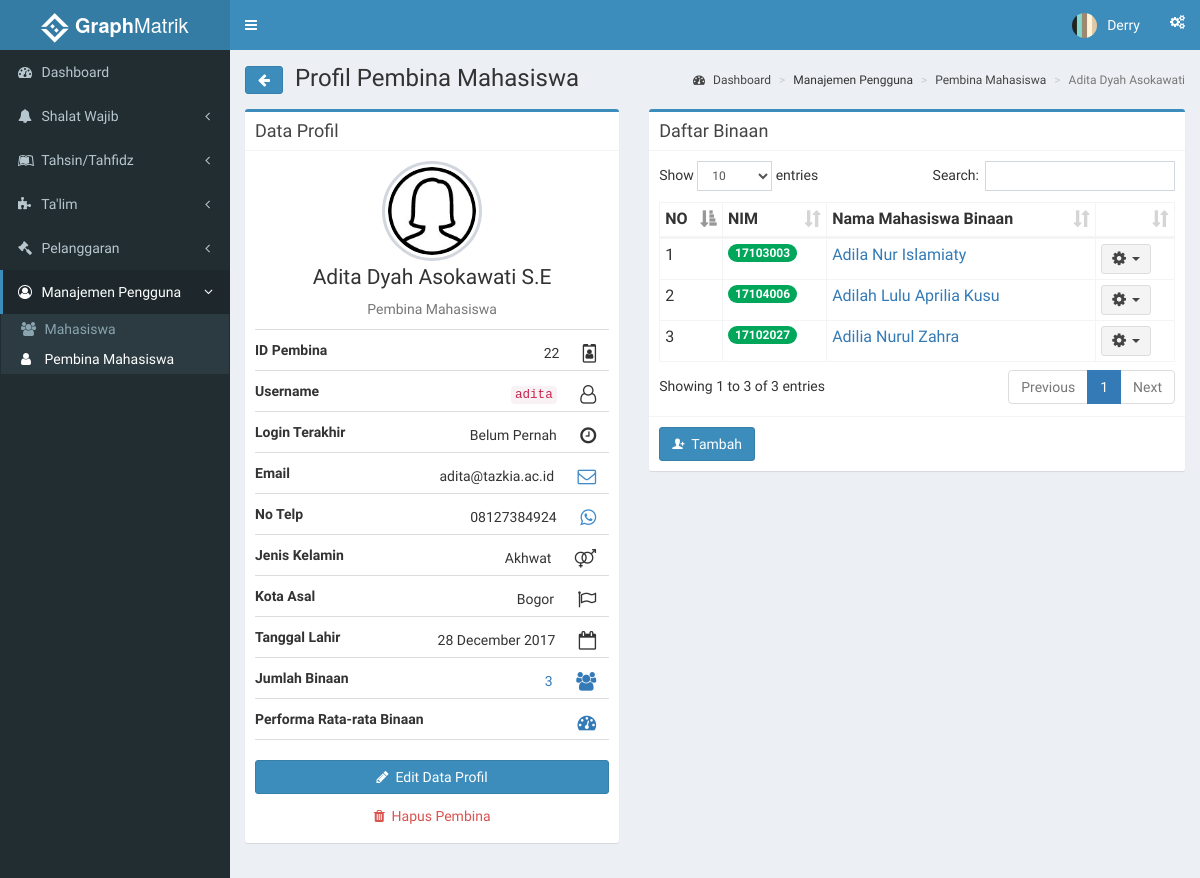
The page /index.php?page=pembinadetails&id=26 (signed in) on the database its author committed.
### tables this page shows
CREATE TABLE `pembina` (
  `id_pembina` int(11) NOT NULL,
  `nama` varchar(35) NOT NULL,
  `j_kelamin` varchar(15) DEFAULT NULL,
  `tgl_lahir` date NOT NULL,
  `gelar` varchar(10) DEFAULT NULL,
  `asalkota` varchar(20) DEFAULT NULL,
  `email` varchar(35) NOT NULL,
  `telp` varchar(13) NOT NULL,
  `avatar` varchar(100) DEFAULT NULL,
  `id_user` int(11) NOT NULL
);

CREATE TABLE `users` (
  `id_user` int(11) NOT NULL,
  `username` varchar(30) NOT NULL,
  `password` varchar(50) NOT NULL,
  `password_default` int(1) NOT NULL,
  `level` int(11) NOT NULL,
  `last_login` datetime NOT NULL
);

CREATE TABLE `m_binaan` (
  `id_mhsbinaan` int(11) NOT NULL,
  `id_pembina` int(11) NOT NULL,
  `id_mahasiswa` int(11) NOT NULL
);

CREATE TABLE `mahasiswa` (
  `id_mahasiswa` int(11) NOT NULL,
  `nim` int(11) NOT NULL,
  `nama` varchar(35) NOT NULL,
  `angkatan` int(11) DEFAULT NULL,
  `j_kelamin` varchar(15) DEFAULT NULL,
  `asalkota` varchar(20) DEFAULT NULL,
  `email` varchar(35) DEFAULT NULL,
  `telp` varchar(13) DEFAULT NULL,
  `avatar` varchar(100) DEFAULT NULL,
  `tgl_lahir` date DEFAULT NULL,
  `id_user` int(11) DEFAULT NULL
);

### functions.php (called while the page is built, shortened)
<?php
	function MhsByPembinaDetail($idPembina){
		$ambildata = mysql_query("SELECT mb.id_mahasiswa, m.nim , m.nama AS 'nama_mahasiswa', m.id_user AS 'uid_mahasiswa', p.id_user AS 'uid_pembina' FROM m_binaan mb LEFT JOIN mahasiswa m ON mb.id_mahasiswa = m.id_mahasiswa LEFT JOIN pembina p ON mb.id_pembina = p.id_pembina WHERE mb.id_pembina = $idPembina ORDER BY m.nama");
		if (mysql_num_rows($ambildata) > 0) {
			while ($ad = mysql_fetch_assoc($ambildata))
				$data[] = $ad;
				return $data;
		} else{
			echo "<strong>Belum ada Mahasiswa Binaan</strong>";
		}
	}
	function pembinaDetails($idUser){
		$ambildata = mysql_query("SELECT p.*, u.*, COUNT(mb.id_mahasiswa) AS 'jml_binaan' FROM pembina p LEFT JOIN users u ON p.id_user = u.id_user LEFT JOIN m_binaan mb ON p.id_pembina = mb.id_pembina WHERE u.id_user = $idUser GROUP BY p.nama");
			$ad = mysql_fetch_assoc($ambildata);
				$data[] = $ad;
				return $data;
	}
 ?>

### role/adminmatrik/detailpembina.php (the view, shortened to what this page needs)
<?php
  include 'functions.php';
    $id = $_GET['id'];
      $dataPembina = pembinaDetails($id);
      foreach($dataPembina as $row){
        $idPembina = $row['id_pembina'];
 ?>
    <section class="content-header">
      <h1>
        <a class="btn btn-primary" href="index.php?page=pembina"><i class="fa fa-arrow-left"></i></a>&nbsp;
        Profil Pembina Mahasiswa
      </h1>
      <ol class="breadcrumb">
        <li><a href="/simon"><i class="fa fa-dashboard"></i> Dashboard</a></li>
        <li>Manajemen Pengguna</li>
        <li><a href="index.php?page=pembina">Pembina Mahasiswa</a></li>
        <li class="active"><?php echo $row['nama'] ?></li>
      </ol>
    </section>
    <section class="content">
          <div class="row">
	        <div class="col-md-5">
	          <div class="box box-primary">
	            <div class="box-header with-border">
	              <h3 class="box-title">Data Profil</h3>
	            </div>
	            <div class="box-body box-profile">
	              <a href="#ModalUploadAva" data-toggle='modal' title="Klik untuk mengubah foto profil"><img class="profile-user-img img-responsive img-circle" src=
	              <?php
			        if ($row['avatar'] == NULL) {
			          if ($row['j_kelamin'] == 'Akhwat' || $row['j_kelamin'] == 'Perempuan'){
			            echo 'assets/img/user/default-female.jpg';
			          } else
			          if ($row['j_kelamin'] == 'Ikhwan' || $row['j_kelamin'] == 'Laki-laki'){
			            echo 'assets/img/user/default-male.png';
			          }
			        } else{
			          echo $row['avatar'];
			        }
	              ?> alt="User profile picture"></a>
	              <h3 class="profile-username text-center"><?php echo $row['nama'].' '.$row['gelar']; ?></h3>
	              <p class="text-muted text-center">Pembina Mahasiswa</p>
	              <ul class="list-group list-group-unbordered">
	                <li class="list-group-item">
	                  <b>ID Pembina</b> <div class="pull-right"><?php echo $row['id_pembina']; ?>&nbsp;&nbsp;&nbsp;<span class="btn btn-secondary" href=""><i class="fa fa-id-badge fa-lg"></i></span></div>
	                </li>
	                <li class="list-group-item">
	                  <b>Username</b> <div class="pull-right"><code><?php echo $row['username']; ?></code>&nbsp;&nbsp;&nbsp;<span class="btn btn-secondary" href=""><i class="fa fa-user-o fa-lg"></i></span></div>
	                </li>
	                <li class="list-group-item">
	                  <b>Login Terakhir</b> <div class="pull-right"><?php if ($row['last_login'] == '0000-00-00 00:00:00'){ echo 'Belum Pernah';}else{ echo date("d-m-Y H:i", strtotime($row['last_login']));} ?>&nbsp;&nbsp;&nbsp;<span class="btn btn-secondary" href=""><i class="fa fa-clock-o fa-lg"></i></span></div>
	                </li>
	                <li class="list-group-item">
	                  <b>Email</b> <div class="pull-right"><?php echo $row['email']; ?>&nbsp;&nbsp;&nbsp;<a class="btn btn-primary btn-outline" href=""><i class="fa fa-envelope-o fa-lg"></i></a></div>
	                </li>
	                <li class="list-group-item">
	                  <b>No Telp</b> <div class="pull-right"><?php echo $row['telp']; ?>&nbsp;&nbsp;&nbsp;<a class="btn btn-primary btn-outline" href=""><i class="fa fa-whatsapp fa-lg"></i></a></div>
	                </li>
	                <li class="list-group-item">
	                  <b>Jenis Kelamin</b> <div class="pull-right"><?php echo $row['j_kelamin']; ?>&nbsp;&nbsp;&nbsp;<span class="btn btn-secondary" href=""><i class="fa fa-venus-mars fa-lg"></i></span></div>
	                </li>
	                <li class="list-group-item">
	                  <b>Kota Asal</b> <div class="pull-right"><?php echo $row['asalkota']; ?>&nbsp;&nbsp;&nbsp;<span class="btn btn-secondary" href=""><i class="fa fa-flag-o fa-lg"></i></span></div>
	                </li>
	                <li class="list-group-item">
	                  <b>Tanggal Lahir</b> <div class="pull-right"><?php echo date('d F Y', strtotime($row['tgl_lahir'])); ?>&nbsp;&nbsp;&nbsp;<span class="btn btn-secondary" href=""><i class="fa fa-calendar-o fa-lg"></i></span></div>
	                </li>
	                <li class="list-group-item">
	                  <b>Jumlah Binaan</b> <div class="pull-right"><a href="index.php?page=bypembinadetail&idPembina=<?php echo $row['id_pembina']; ?>"><?php echo $row['jml_binaan']; ?></a>&nbsp;&nbsp;&nbsp;<a class="btn btn-secondary" href=""><i class="fa fa-users fa-lg"></i></a></div>
	                </li>
	                <li class="list-group-item">
	                  <b>Performa Rata-rata Binaan</b> <div class="pull-right">&nbsp;&nbsp;&nbsp;<a class="btn btn-secondary" href=""><i class="fa fa-dashboard fa-lg"></i></a></div>
	                </li>
	              </ul>
	                <a href="index.php?page=editpembina&id=<?php echo $row['id_user']; ?>" class='btn btn-primary btn-block'><i class='fa fa-pencil'></i>&nbsp;&nbsp;Edit Data Profil</a>
	              <?php echo "<a href='#ModalHapusPembina' class='btn btn-danger btn-outline btn-block' data-toggle='modal' data-href='action/hapus.php?idpembina=".$row['id_pembina']."&iduser=".$row['id_user']."'><i class='fa fa-trash'></i>&nbsp;&nbsp;Hapus Pembina</a>"; ?>
	            </div>
	            </div>
	          </div>
            <div class="col-md-7">
	          <div class="box box-primary">
	            <div class="box-header with-border">
	              <h3 class="box-title">Daftar Binaan</h3>
	            </div>
	            <div class="box-body">
	              <table id="tableDaftarBinaan" class="table table-bordered table-hover table-condensed">
	                <thead>
	                  <tr>
	                    <th>NO</th>
                      <th>NIM</th>
	                    <th>Nama Mahasiswa Binaan</th>
	                    <th></th>
	                  </tr>
	                </thead>
	                <tbody>
	                <?php
	                  $dataByPembina = MhsByPembinaDetail($row['id_pembina']);
	                  $no = 1;
                    if (is_array($dataByPembina) || is_object($dataByPembina)){
	                   foreach($dataByPembina as $row){
	                ?>
	                <tr>
	                  <td><?php echo $no ?></td>
                    <td><?php echo "<span class='badge bg-green'>".$row['nim']."</span>" ?></td>
	                  <td><a href="index.php?page=mahasiswadetails&id=<?php echo $row['uid_mahasiswa']; ?>"><?php echo $row['nama_mahasiswa']?></a></td>
	                  <td>
	                    <div class="dropdown">
	                      <button class="btn btn-default btn-sm dropdown-toggle " type="button" data-toggle="dropdown">
	                        <i class="fa fa-cog fa-lg"></i>&nbsp;&nbsp;<span class="caret"></span>
	                      </button>
	                    </div>
	                  </td>
	                </tr>
	               <?php
                    $no++; }
                    }
                  ?>
	                </tbody>
	              </table>
	            </div>
					<div class="box-footer">
		            	<a href="index.php?page=tambahbinaan&id=<?php echo $idPembina; ?>" class="btn btn-primary" data-toggle="modal"><i class="ion ion-person-add"></i>&nbsp;&nbsp;Tambah</a>&nbsp;&nbsp;
		            </div>
	          </div>
            </div>
        </div>
        </div>
      </div>
      <?php } ?>

### assets/css/style.css (style rules this page uses)
.btn-outline { background-color: transparent; color: inherit; transition: all .5s; }
.btn-primary.btn-outline { color: #428bca; }
.btn-danger.btn-outline { color: #d9534f; }

### rows shown on the page
pembina: nama "Adita Dyah Asokawati", gelar "S.E", id_pembina "22", id_user.username "adita", email "adita@tazkia.ac.id", telp "08127384924", j_kelamin "Akhwat", asalkota "Bogor", tgl_lahir "28 December 2017", jml_binaan "3"
m_binaan: id_mahasiswa.nim "17103003", id_mahasiswa.nama "Adila Nur Islamiaty"
m_binaan: id_mahasiswa.nim "17104006", id_mahasiswa.nama "Adilah Lulu Aprilia Kusu"
m_binaan: id_mahasiswa.nim "17102027", id_mahasiswa.nama "Adilia Nurul Zahra"

### other values the page prints
$_SESSION['nama'] "Derry"
